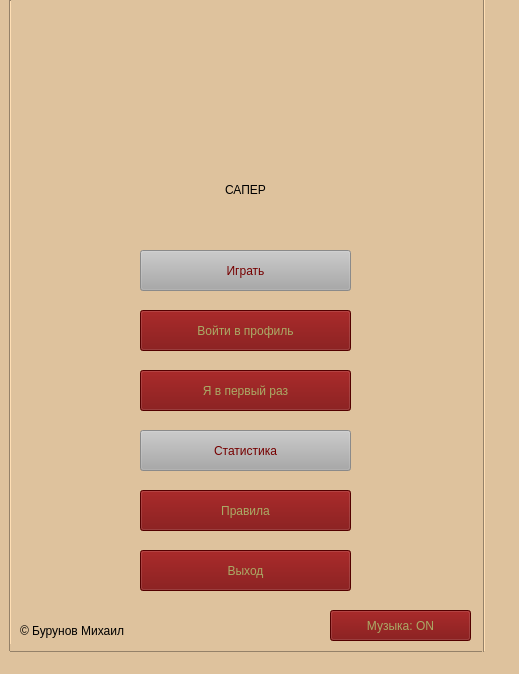
<?xml version="1.0" encoding="UTF-8"?>
<ui version="4.0">
 <class>MainWindow</class>
 <widget class="QMainWindow" name="MainWindow">
  <property name="enabled">
   <bool>true</bool>
  </property>
  <property name="geometry">
   <rect>
    <x>0</x>
    <y>0</y>
    <width>519</width>
    <height>674</height>
   </rect>
  </property>
  <property name="windowTitle">
   <string>Sapper</string>
  </property>
  <property name="windowIcon">
   <iconset>
    <normaloff>images/KMines.png</normaloff>images/KMines.png</iconset>
  </property>
  <property name="styleSheet">
   <string notr="true">background-color: rgb(222, 194, 157);</string>
  </property>
  <property name="iconSize">
   <size>
    <width>40</width>
    <height>40</height>
   </size>
  </property>
  <property name="animated">
   <bool>true</bool>
  </property>
  <property name="documentMode">
   <bool>false</bool>
  </property>
  <property name="dockNestingEnabled">
   <bool>false</bool>
  </property>
  <property name="unifiedTitleAndToolBarOnMac">
   <bool>false</bool>
  </property>
  <widget class="QWidget" name="centralwidget">
   <widget class="QLabel" name="label">
    <property name="geometry">
     <rect>
      <x>20</x>
      <y>120</y>
      <width>451</width>
      <height>141</height>
     </rect>
    </property>
    <property name="styleSheet">
     <string notr="true">font: 48pt &quot;Times New Roman&quot;;</string>
    </property>
    <property name="text">
     <string>&lt;html&gt;&lt;head/&gt;&lt;body&gt;&lt;p align=&quot;center&quot;&gt;САПЕР&lt;/p&gt;&lt;/body&gt;&lt;/html&gt;</string>
    </property>
   </widget>
   <widget class="Line" name="line">
    <property name="geometry">
     <rect>
      <x>0</x>
      <y>0</y>
      <width>20</width>
      <height>651</height>
     </rect>
    </property>
    <property name="styleSheet">
     <string notr="true"/>
    </property>
    <property name="orientation">
     <enum>Qt::Vertical</enum>
    </property>
   </widget>
   <widget class="Line" name="line_3">
    <property name="geometry">
     <rect>
      <x>473</x>
      <y>-9</y>
      <width>22</width>
      <height>661</height>
     </rect>
    </property>
    <property name="orientation">
     <enum>Qt::Vertical</enum>
    </property>
   </widget>
   <widget class="Line" name="line_4">
    <property name="geometry">
     <rect>
      <x>10</x>
      <y>644</y>
      <width>472</width>
      <height>16</height>
     </rect>
    </property>
    <property name="orientation">
     <enum>Qt::Horizontal</enum>
    </property>
   </widget>
   <widget class="QPushButton" name="pushButton">
    <property name="geometry">
     <rect>
      <x>140</x>
      <y>310</y>
      <width>211</width>
      <height>41</height>
     </rect>
    </property>
    <property name="cursor">
     <cursorShape>PointingHandCursor</cursorShape>
    </property>
    <property name="styleSheet">
     <string notr="true">font: 20pt &quot;Times New Roman&quot;;
color: rgb(170, 170, 102);
background-color: rgb(116, 0, 0);

</string>
    </property>
    <property name="text">
     <string>Войти в профиль</string>
    </property>
   </widget>
   <widget class="QPushButton" name="pushButton_2">
    <property name="geometry">
     <rect>
      <x>140</x>
      <y>370</y>
      <width>211</width>
      <height>41</height>
     </rect>
    </property>
    <property name="cursor">
     <cursorShape>PointingHandCursor</cursorShape>
    </property>
    <property name="styleSheet">
     <string notr="true">font: 20pt &quot;Times New Roman&quot;;
color: rgb(170, 170, 102);
background-color: rgb(116, 0, 0);</string>
    </property>
    <property name="text">
     <string>Я в первый раз</string>
    </property>
   </widget>
   <widget class="QPushButton" name="pushButton_3">
    <property name="enabled">
     <bool>false</bool>
    </property>
    <property name="geometry">
     <rect>
      <x>140</x>
      <y>430</y>
      <width>211</width>
      <height>41</height>
     </rect>
    </property>
    <property name="cursor">
     <cursorShape>PointingHandCursor</cursorShape>
    </property>
    <property name="styleSheet">
     <string notr="true">font: 20pt &quot;Times New Roman&quot;;
background-color: rgb(168, 168, 168);
color: rgb(118, 0, 0);
</string>
    </property>
    <property name="text">
     <string>Статистика</string>
    </property>
   </widget>
   <widget class="QPushButton" name="pushButton_4">
    <property name="geometry">
     <rect>
      <x>140</x>
      <y>490</y>
      <width>211</width>
      <height>41</height>
     </rect>
    </property>
    <property name="cursor">
     <cursorShape>PointingHandCursor</cursorShape>
    </property>
    <property name="styleSheet">
     <string notr="true">font: 20pt &quot;Times New Roman&quot;;
color: rgb(170, 170, 102);
background-color: rgb(116, 0, 0);</string>
    </property>
    <property name="text">
     <string>Правила</string>
    </property>
   </widget>
   <widget class="QLabel" name="label_2">
    <property name="geometry">
     <rect>
      <x>190</x>
      <y>30</y>
      <width>121</width>
      <height>121</height>
     </rect>
    </property>
    <property name="text">
     <string>&lt;html&gt;&lt;head/&gt;&lt;body&gt;&lt;p align=&quot;center&quot;&gt;&lt;br/&gt;&lt;/p&gt;&lt;/body&gt;&lt;/html&gt;</string>
    </property>
   </widget>
   <widget class="QPushButton" name="pushButton_5">
    <property name="geometry">
     <rect>
      <x>330</x>
      <y>610</y>
      <width>141</width>
      <height>31</height>
     </rect>
    </property>
    <property name="cursor">
     <cursorShape>PointingHandCursor</cursorShape>
    </property>
    <property name="styleSheet">
     <string notr="true">font: 12pt &quot;Times New Roman&quot;;
border-bottom-color: rgb(255, 255, 255);
color: rgb(170, 170, 102);
background-color: rgb(116, 0, 0);</string>
    </property>
    <property name="text">
     <string>Музыка: ON</string>
    </property>
   </widget>
   <widget class="QLabel" name="label_3">
    <property name="geometry">
     <rect>
      <x>20</x>
      <y>620</y>
      <width>111</width>
      <height>21</height>
     </rect>
    </property>
    <property name="styleSheet">
     <string notr="true">font: 10pt &quot;Times New Roman&quot;;
</string>
    </property>
    <property name="text">
     <string>© Бурунов Михаил</string>
    </property>
   </widget>
   <widget class="QLabel" name="label_4">
    <property name="geometry">
     <rect>
      <x>190</x>
      <y>10</y>
      <width>281</width>
      <height>21</height>
     </rect>
    </property>
    <property name="styleSheet">
     <string notr="true">font: 10pt &quot;Times New Roman&quot;;</string>
    </property>
    <property name="text">
     <string>&lt;html&gt;&lt;head/&gt;&lt;body&gt;&lt;p align=&quot;right&quot;&gt;&lt;br/&gt;&lt;/p&gt;&lt;/body&gt;&lt;/html&gt;</string>
    </property>
   </widget>
   <widget class="QPushButton" name="pushButton_7">
    <property name="enabled">
     <bool>false</bool>
    </property>
    <property name="geometry">
     <rect>
      <x>140</x>
      <y>250</y>
      <width>211</width>
      <height>41</height>
     </rect>
    </property>
    <property name="cursor">
     <cursorShape>PointingHandCursor</cursorShape>
    </property>
    <property name="styleSheet">
     <string notr="true">font: 20pt &quot;Times New Roman&quot;;
background-color: rgb(168, 168, 168);
color: rgb(118, 0, 0)</string>
    </property>
    <property name="text">
     <string>Играть</string>
    </property>
   </widget>
   <widget class="QPushButton" name="pushButton_6">
    <property name="geometry">
     <rect>
      <x>140</x>
      <y>550</y>
      <width>211</width>
      <height>41</height>
     </rect>
    </property>
    <property name="cursor">
     <cursorShape>PointingHandCursor</cursorShape>
    </property>
    <property name="styleSheet">
     <string notr="true">font: 20pt &quot;Times New Roman&quot;;
color: rgb(170, 170, 102);
background-color: rgb(116, 0, 0);</string>
    </property>
    <property name="text">
     <string>Выход</string>
    </property>
   </widget>
  </widget>
  <widget class="QStatusBar" name="statusbar"/>
 </widget>
 <resources/>
 <connections/>
</ui>
